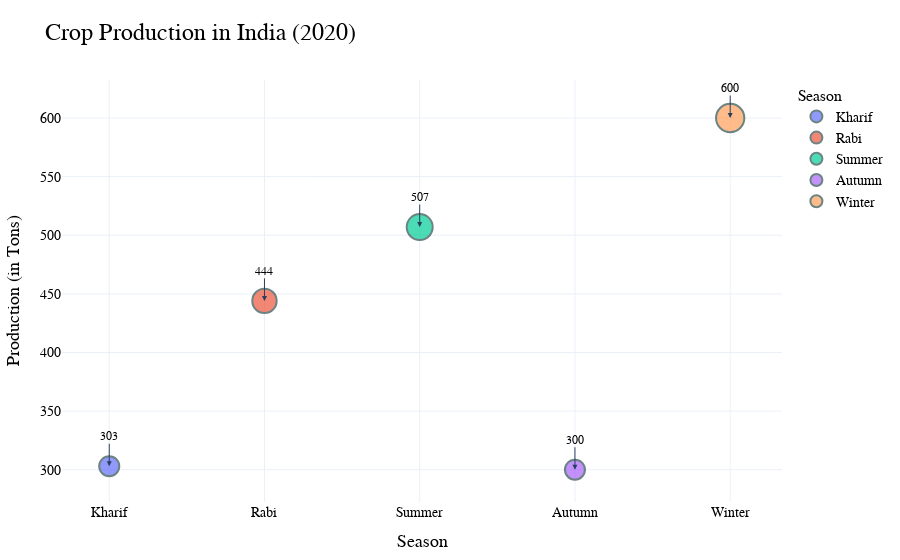

The cell this chart's notebook holds for it:
### Code cell
import plotly.express as px
import pandas as pd

# Data
data = pd.DataFrame({
    "Season": ["Kharif", "Rabi", "Summer", "Autumn", "Winter"],
    "Production": [303, 444, 507, 300, 600]
})

# Bubble Plot
fig = px.scatter( data, x="Season", y="Production", size="Production", color="Season", title="Crop Production in India (2020)", 
                labels={"Production": "Production (in Tons)", "Season": "Season"}, template="plotly_white"
)

fig.update_layout(
    title_font=dict(size=24, family='Arial, sans-serif', color='black'),
    xaxis_title_font=dict(size=18, family='Arial, sans-serif', color='black'), yaxis_title_font=dict(size=18, family='Arial, sans-serif', color='black'),
    legend_title_font=dict(size=16, family='Arial, sans-serif', color='black'), font=dict(size=14, family='Arial, sans-serif', color='black'),
    margin=dict(l=40, r=40, t=80, b=40),
    paper_bgcolor='white', plot_bgcolor='white'
)

# Customizing the markers
fig.update_traces(marker=dict(line=dict(color='DarkSlateGrey', width=2)))

# Adding annotations
for i, row in data.iterrows():
    fig.add_annotation(
        x=row['Season'], y=row['Production'],
        text=str(row['Production']),
        showarrow=True, arrowhead=2,
        ax=0, ay=-30,
        font=dict(size=12, color='black', family='Arial, sans-serif')
    )

fig.show()

### Figure 1 — Plotly figure (JSON) as saved in the notebook; plotly's stock layout.template omitted (floating-point values rounded to 4 significant figures)
{"data": [{"hovertemplate": "Season=%{x}<br>Production (in Tons)=%{marker.size}<extra></extra>", "legendgroup": "Kharif", "marker": {"color": "#636efa", "line": {"color": "DarkSlateGrey", "width": 2}, "size": [303], "sizemode": "area", "sizeref": 1.5, "symbol": "circle"}, "mode": "markers", "name": "Kharif", "orientation": "v", "showlegend": true, "type": "scatter", "x": ["Kharif"], "xaxis": "x", "y": [303], "yaxis": "y"}, {"hovertemplate": "Season=%{x}<br>Production (in Tons)=%{marker.size}<extra></extra>", "legendgroup": "Rabi", "marker": {"color": "#EF553B", "line": {"color": "DarkSlateGrey", "width": 2}, "size": [444], "sizemode": "area", "sizeref": 1.5, "symbol": "circle"}, "mode": "markers", "name": "Rabi", "orientation": "v", "showlegend": true, "type": "scatter", "x": ["Rabi"], "xaxis": "x", "y": [444], "yaxis": "y"}, {"hovertemplate": "Season=%{x}<br>Production (in Tons)=%{marker.size}<extra></extra>", "legendgroup": "Summer", "marker": {"color": "#00cc96", "line": {"color": "DarkSlateGrey", "width": 2}, "size": [507], "sizemode": "area", "sizeref": 1.5, "symbol": "circle"}, "mode": "markers", "name": "Summer", "orientation": "v", "showlegend": true, "type": "scatter", "x": ["Summer"], "xaxis": "x", "y": [507], "yaxis": "y"}, {"hovertemplate": "Season=%{x}<br>Production (in Tons)=%{marker.size}<extra></extra>", "legendgroup": "Autumn", "marker": {"color": "#ab63fa", "line": {"color": "DarkSlateGrey", "width": 2}, "size": [300], "sizemode": "area", "sizeref": 1.5, "symbol": "circle"}, "mode": "markers", "name": "Autumn", "orientation": "v", "showlegend": true, "type": "scatter", "x": ["Autumn"], "xaxis": "x", "y": [300], "yaxis": "y"}, {"hovertemplate": "Season=%{x}<br>Production (in Tons)=%{marker.size}<extra></extra>", "legendgroup": "Winter", "marker": {"color": "#FFA15A", "line": {"color": "DarkSlateGrey", "width": 2}, "size": [600], "sizemode": "area", "sizeref": 1.5, "symbol": "circle"}, "mode": "markers", "name": "Winter", "orientation": "v", "showlegend": true, "type": "scatter", "x": ["Winter"], "xaxis": "x", "y": [600], "yaxis": "y"}], "layout": {"annotations": [{"arrowhead": 2, "ax": 0, "ay": -30, "font": {"color": "black", "family": "Arial, sans-serif", "size": 12}, "showarrow": true, "text": "303", "x": "Kharif", "y": 303}, {"arrowhead": 2, "ax": 0, "ay": -30, "font": {"color": "black", "family": "Arial, sans-serif", "size": 12}, "showarrow": true, "text": "444", "x": "Rabi", "y": 444}, {"arrowhead": 2, "ax": 0, "ay": -30, "font": {"color": "black", "family": "Arial, sans-serif", "size": 12}, "showarrow": true, "text": "507", "x": "Summer", "y": 507}, {"arrowhead": 2, "ax": 0, "ay": -30, "font": {"color": "black", "family": "Arial, sans-serif", "size": 12}, "showarrow": true, "text": "300", "x": "Autumn", "y": 300}, {"arrowhead": 2, "ax": 0, "ay": -30, "font": {"color": "black", "family": "Arial, sans-serif", "size": 12}, "showarrow": true, "text": "600", "x": "Winter", "y": 600}], "font": {"color": "black", "family": "Arial, sans-serif", "size": 14}, "legend": {"itemsizing": "constant", "title": {"font": {"color": "black", "family": "Arial, sans-serif", "size": 16}, "text": "Season"}, "tracegroupgap": 0}, "margin": {"b": 40, "l": 40, "r": 40, "t": 80}, "paper_bgcolor": "white", "plot_bgcolor": "white", "title": {"font": {"color": "black", "family": "Arial, sans-serif", "size": 24}, "text": "Crop Production in India (2020)"}, "xaxis": {"anchor": "y", "categoryarray": ["Kharif", "Rabi", "Summer", "Autumn", "Winter"], "categoryorder": "array", "domain": [0, 1], "title": {"font": {"color": "black", "family": "Arial, sans-serif", "size": 18}, "text": "Season"}}, "yaxis": {"anchor": "x", "domain": [0, 1], "title": {"font": {"color": "black", "family": "Arial, sans-serif", "size": 18}, "text": "Production (in Tons)"}}}}
